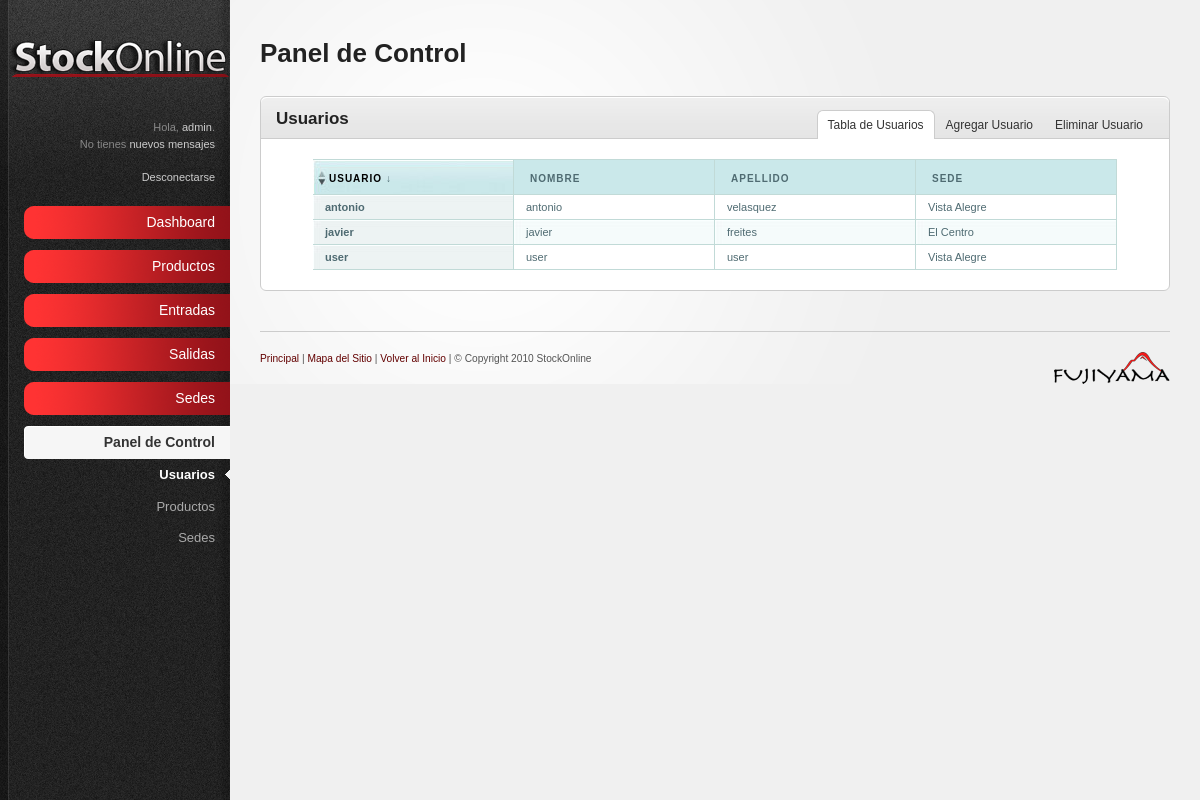
Page /controlUsers.php (signed in) on the committed database.
### tables this page shows
CREATE TABLE IF NOT EXISTS `user` (
  `id` int(10) NOT NULL AUTO_INCREMENT,
  `username` text NOT NULL,
  `name` text NOT NULL,
  `lastname` text NOT NULL,
  `sede` int(11) NOT NULL,
  `password` text NOT NULL,
  `rank` int(11) NOT NULL,
  PRIMARY KEY (`id`)
);

CREATE TABLE IF NOT EXISTS `sede` (
  `id` int(10) NOT NULL AUTO_INCREMENT,
  `place` text NOT NULL,
  `nick` text NOT NULL,
  PRIMARY KEY (`id`)
);

### controlUsers.php (the view, shortened to what this page needs)
<?php
	$id=$_SESSION["valid_user"];
	$count=mysql_query("select * from `user` where `username`='$id';");
	while ($row = mysql_fetch_assoc($count)) {
    	$name= $row['name'];
	}
	$count=mysql_query("select count(*) from `message` where `receiver`='$id' and `read`=0;");
	$row = mysql_fetch_row($count);
    $messages = $row[0];
?>
<!DOCTYPE html PUBLIC "-//W3C//DTD XHTML 1.0 Strict//EN" "http://www.w3.org/TR/xhtml1/DTD/xhtml1-strict.dtd">
<html xmlns="http://www.w3.org/1999/xhtml">
<head>
<link rel="stylesheet" href="resources/css/reset.css" type="text/css" media="screen" />
<link rel="stylesheet" href="resources/css/style.css" type="text/css" media="screen" />
<link rel="stylesheet" href="resources/css/invalid.css" type="text/css" media="screen" />
<link rel="stylesheet" href="resources/css/table.css"  type="text/css" media="screen" />
</head>
	<body><div id="body-wrapper">
		<div id="sidebar"><div id="sidebar-wrapper">
			<a href="members.php"><img id="logo" src="resources/images/membersLogo.png" alt="StockOnline logo" /></a>
			<div id="profile-links">
			<?php
				echo("Hola, <a href=\"userAccount.php\" title=\"Edit your profile\">$name</a>.<br>");
				if($messages>0){
					echo("Tienes <a href=\"#messages\" rel=\"modal\" title=\"Messages\">$messages Mensaje(s) nuevo</a><br/>");
				} else {
					echo("No tienes <a href=\"#messages\" rel=\"modal\" title=\"Messages\">nuevos mensajes</a><br/>");
				}
			?>
				<br />
				<a href="logout.php" title="Sign Out">Desconectarse</a>
			</div>
			<ul id="main-nav">
				<li>
					<a href="members.php" class="nav-top-item no-submenu">
						Dashboard
					</a>
				</li>
				<li>
					<a href="available.php" class="nav-top-item no-submenu">
						Productos
					</a>
				</li>
				<li>
					<a href="#" class="nav-top-item">
						Entradas
					</a>
				</li>
				<li>
					<a href="#" class="nav-top-item">
						Salidas
					</a>
				</li>
				<li>
					<a href="#" class="nav-top-item">
						Sedes
					</a>
				</li>
				<li>
					<a href="#" class="nav-top-item current">
						Panel de Control
					</a>
					<ul>
						<li><a class="current" href="#">Usuarios</a></li>
						<li><a href="controlProducts.php">Productos</a></li>
						<li><a href="controlSede.php">Sedes</a></li>
					</ul>
				</li>
			</ul>
			</div></div>
		<div id="main-content">
			<?php
				echo("<h2>Panel de Control</h2>");
			?>
			<p id="page-intro"></p>
			<div class="content-box">
				<div class="content-box-header">
				<h3>Usuarios</h3>
					<ul class="content-box-tabs">
						<li><a href="#tab1" class="default-tab">Tabla de Usuarios</a></li>
						<li><a href="#tab2">Agregar Usuario</a></li>
						<li><a href="#tab3">Eliminar Usuario</a></li>
					</ul>
				</div>
				<div class="content-box-content">
				<div class="tab-content default-tab" id="tab1" style="text-align:center">
						<table style="margin-left:auto;margin-right:auto;text-align:left" id="theTable" cellpadding="0" cellspacing="0" class="sortable-onload-0 rowstyle-alt colstyle-alt paginate-20">
  							<thead>
  								<tr>
    								<th class="sortable-text">Usuario</th>
    								<th class="sortable-text">Nombre</th>
    								<th class="sortable-numeric">Apellido</th>
    								<th class="sortable-numeric">Sede</th>
  								</tr>
  							</thead>
  							<tbody>
  								<?php
									$summat = mysql_query("select * from user where rank='2' order by username");
									while ($row = mysql_fetch_assoc($summat)) {
        								print "<tr><td class=\"sized1\" >$row[username]</td>";
        								print "<td class=\"sized1\">$row[name]</td>";
        								print "<td class=\"sized1\">$row[lastname]</td>";
        								$count=mysql_query("select place from sede where id='$row[sede]'");
        								while ($p = mysql_fetch_assoc($count)) {
        									print "<td class=\"sized1\">$p[place]</td></tr>";
        								}
        							}
								?>
  							</tbody>
						</table>
					</div>
				</div>
			</div>
			<div id="footer">
				<img src="resources/images/fujiyamalogo.png" alt="Fujiyama" align="right" width="116" height="32" />
				<small>
						<a href="members.php">Principal</a> | <a href="siteMap.php">Mapa del Sitio</a> | <a href="#">Volver al Inicio</a> | &#169; Copyright 2010 StockOnline
				</small>
			</div>
	</body>
</html>

### resources/css/style.css (style rules this page uses)
html { font-size: 100%; height: 100%; margin-bottom: 1px; }
body { font-family: Arial, Helvetica, sans-serif; color: #555; background: #f0f0f0 url('../images/bg-body.gif') top left repeat-y; font-size: 12px; }
#body-wrapper { background: url('../images/bg-radial-gradient.gif') fixed 230px top no-repeat; }
h1, h2, h3, h4, h5, h6 { font-family: Helvetica, Arial, sans-serif; color: #222; font-weight: bold; }
h2 { font-size: 26px; padding: 0 0 10px 0; }
h3 { font-size: 17px; padding: 0 0 10px 0; }
a { color: #630000; text-decoration: none; }
small { font-size: 0.85em; }
p { padding: 5px 0 10px 0; line-height: 1.6em; }
#sidebar { background: url('../images/bg-sidebar.gif') top left no-repeat; width: 230px; height: 100%; position: absolute; left: 0; top: 0; color: #888; font-size: 11px; }
#sidebar #sidebar-wrapper { margin: 0 0 0 9px; }
#sidebar a, #sidebar a:active { color:#ccc; }
#sidebar #logo { margin: 40px 0 40px 0; }
#sidebar #profile-links { padding: 0 15px 20px 15px; text-align: right; line-height: 1.5em; }
#sidebar #main-nav { width: 206px; padding: 0; margin: 0 0 0 15px; font-family: Helvetica, Arial, sans-serif; }
#sidebar #main-nav li { list-style: none; padding-bottom: 10px; text-align: right; }
#sidebar #main-nav li a.nav-top-item { background: transparent url('../images/bg-menu-item-red.png') right center no-repeat; padding: 10px 15px; color: #fff; font-size: 14px; cursor: pointer; display: block; text-decoration: none; }
#sidebar #main-nav li a.current { background-image: url('../images/bg-menu-item-current.gif') !important; color: #333; font-weight: bold; }
#sidebar #main-nav ul { padding: 0; font-size: 12px; margin: 0; }
#sidebar #main-nav ul li { list-style: none; margin: 0; text-align: right; padding: 0; }
#sidebar #main-nav ul li a { padding: 8px 15px; display: block; color: #aaa; font-size: 13px; line-height: 1.2em; }
#sidebar #main-nav ul li a:hover, #sidebar #main-nav ul li a.current, #sidebar #main-nav ul li a.current:hover { color: #fff; }
#sidebar #main-nav ul li a.current { background: transparent url('../images/menu-current-arrow.gif') right center no-repeat !important; }
#main-content { margin: 0 30px 0 260px; padding: 40px 0 0 0; }
#page-intro { font-size: 17px; padding: 0 0 20px 0; }
#footer { border-top: 1px solid #ccc; margin: 40px 0 0 0; padding: 20px 0; font-size: 12px; }
#main-content ul, #main-content ol { padding: 10px 0; }
#main-content ul li { background: url('../images/icons/bullet_black.png') center left no-repeat; padding: 4px 0 4px 20px; }
.content-box { border: 1px solid #ccc; margin: 0 0 20px 0; background: #fff; }
.content-box-header { background: #e5e5e5 url('../images/bg-content-box.gif') top left repeat-x; margin-top: 1px; height: 40px; }
.content-box-header h3 { padding: 12px 15px 10px; float: left; }
ul.content-box-tabs { float: right; padding: 12px 15px 0 0 !important; margin: 0 !important; }
ul.content-box-tabs li { float: left; margin: 0; padding: 0 !important; background-image: none !important; }
ul.content-box-tabs li a { color: #333; padding: 8px 10px; display: block; margin: 1px; border-bottom: 0; }
ul.content-box-tabs li a.current { background: #fff; border: 1px solid #ccc; border-bottom: 0; margin: 0; }
.content-box-content { padding: 20px; font-size: 13px; border-top: 1px solid #ccc; }

### resources/css/invalid.css (style rules this page uses)
.content-box, .content-box-header, ul.content-box-tabs li a.current, .shortcut-button, .notification { -moz-border-radius: 6px; -webkit-border-radius: 6px; border-radius: 6px; }
.content-box-header { -moz-border-radius-bottomleft: 0; -moz-border-radius-bottomright: 0; -webkit-border-bottom-left-radius: 0; -webkit-border-bottom-right-radius: 0; border-bottom-left-radius: 0; border-bottom-right-radius: 0; }
ul.content-box-tabs li a.current { -moz-border-radius-bottomleft: 0; -moz-border-radius-bottomright: 0; -webkit-border-bottom-left-radius: 0; -webkit-border-bottom-right-radius: 0; border-bottom-left-radius: 0; border-bottom-right-radius: 0; }

### rows in the picture
user: name "admin"
user: username "antonio", name "antonio", lastname "velasquez"
sede: place "Vista Alegre"
user: username "javier", name "javier", lastname "freites"
sede: place "El Centro"
user: username "user", name "user", lastname "user"
